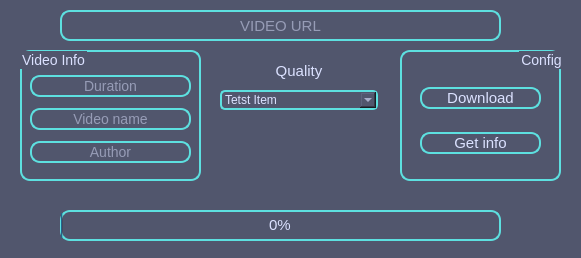
<?xml version="1.0" encoding="UTF-8"?>
<ui version="4.0">
 <class>MainWindow</class>
 <widget class="QMainWindow" name="MainWindow">
  <property name="geometry">
   <rect>
    <x>0</x>
    <y>0</y>
    <width>581</width>
    <height>258</height>
   </rect>
  </property>
  <property name="minimumSize">
   <size>
    <width>581</width>
    <height>258</height>
   </size>
  </property>
  <property name="maximumSize">
   <size>
    <width>581</width>
    <height>258</height>
   </size>
  </property>
  <property name="cursor">
   <cursorShape>ArrowCursor</cursorShape>
  </property>
  <property name="windowTitle">
   <string>YoutubeDownloader</string>
  </property>
  <property name="windowIcon">
   <iconset>
    <normaloff>C:/Users/Singula/Downloads/youtube.svg</normaloff>C:/Users/Singula/Downloads/youtube.svg</iconset>
  </property>
  <property name="styleSheet">
   <string notr="true">QMainWindow {
	background-color: rgb(93, 224, 224);
}

QWidget {
	font: 8pt &quot;JetBrains Mono&quot;;	
	background-color: rgb(81, 86, 109);
	color: rgb(219, 225, 255);
}

#infiInner {
	width: 100px;
}

QLabel {
	font-size: 15px;
}

QComboBox {
	border: 2px solid rgb(93, 224, 224);
	border-radius: 5px;
}

QLineEdit {
	font-size: 14px;
	border: 2px solid rgb(93, 224, 224);
	border-radius: 10px;
}

#videoInfo {
	font-size: 14px;
	border: 2px solid rgb(93, 224, 224);
	border-radius: 10px;
}

#config {
	font-size: 14px;
	border: 2px solid rgb(93, 224, 224);
	border-radius: 10px;	
}

#videoUrl {
	font-size: 15px;
	border: 2px solid rgb(93, 224, 224);
	border-radius: 10px;
}

#configBtn_2 {
	font-size: 15px;
	border: 2px solid rgb(93, 224, 224);
	border-radius: 10px;
}

#configBtn_3 {
	font-size: 15px;
	border: 2px solid rgb(93, 224, 224);
	border-radius: 10px;
}

#configBtn_4 {
	font-size: 15px;
	border: 2px solid rgb(93, 224, 224);
	border-radius: 10px;
}

#progressBar {
	text-align: center;
	font-size: 15px;
	width: 100%;
	border: 2px solid rgb(93, 224, 224);
	border-radius: 10px;
}
</string>
  </property>
  <property name="iconSize">
   <size>
    <width>30</width>
    <height>30</height>
   </size>
  </property>
  <property name="animated">
   <bool>true</bool>
  </property>
  <property name="tabShape">
   <enum>QTabWidget::Rounded</enum>
  </property>
  <widget class="QWidget" name="centralwidget">
   <widget class="QLineEdit" name="videoUrl">
    <property name="geometry">
     <rect>
      <x>60</x>
      <y>10</y>
      <width>441</width>
      <height>31</height>
     </rect>
    </property>
    <property name="styleSheet">
     <string notr="true"/>
    </property>
    <property name="echoMode">
     <enum>QLineEdit::Normal</enum>
    </property>
    <property name="alignment">
     <set>Qt::AlignCenter</set>
    </property>
    <property name="placeholderText">
     <string>VIDEO URL</string>
    </property>
    <property name="clearButtonEnabled">
     <bool>false</bool>
    </property>
   </widget>
   <widget class="QGroupBox" name="videoInfo">
    <property name="geometry">
     <rect>
      <x>20</x>
      <y>50</y>
      <width>181</width>
      <height>131</height>
     </rect>
    </property>
    <property name="title">
     <string>Video Info</string>
    </property>
    <widget class="QWidget" name="verticalLayoutWidget">
     <property name="geometry">
      <rect>
       <x>10</x>
       <y>20</y>
       <width>161</width>
       <height>101</height>
      </rect>
     </property>
     <layout class="QVBoxLayout" name="infiInner">
      <item>
       <widget class="QLineEdit" name="lineEdit_4">
        <property name="alignment">
         <set>Qt::AlignCenter</set>
        </property>
        <property name="readOnly">
         <bool>true</bool>
        </property>
        <property name="placeholderText">
         <string>Duration</string>
        </property>
       </widget>
      </item>
      <item>
       <widget class="QLineEdit" name="lineEdit_2">
        <property name="alignment">
         <set>Qt::AlignCenter</set>
        </property>
        <property name="readOnly">
         <bool>true</bool>
        </property>
        <property name="placeholderText">
         <string>Video name</string>
        </property>
       </widget>
      </item>
      <item>
       <widget class="QLineEdit" name="lineEdit_3">
        <property name="alignment">
         <set>Qt::AlignCenter</set>
        </property>
        <property name="readOnly">
         <bool>true</bool>
        </property>
        <property name="placeholderText">
         <string>Author</string>
        </property>
       </widget>
      </item>
     </layout>
    </widget>
   </widget>
   <widget class="QGroupBox" name="config">
    <property name="geometry">
     <rect>
      <x>400</x>
      <y>50</y>
      <width>161</width>
      <height>131</height>
     </rect>
    </property>
    <property name="title">
     <string>Config</string>
    </property>
    <property name="alignment">
     <set>Qt::AlignRight|Qt::AlignTrailing|Qt::AlignVCenter</set>
    </property>
    <widget class="QWidget" name="verticalLayoutWidget_2">
     <property name="geometry">
      <rect>
       <x>20</x>
       <y>20</y>
       <width>121</width>
       <height>101</height>
      </rect>
     </property>
     <layout class="QVBoxLayout" name="verticalLayout">
      <item>
       <widget class="QPushButton" name="configBtn_4">
        <property name="cursor">
         <cursorShape>PointingHandCursor</cursorShape>
        </property>
        <property name="text">
         <string>Download</string>
        </property>
       </widget>
      </item>
      <item>
       <widget class="QPushButton" name="configBtn_2">
        <property name="cursor">
         <cursorShape>PointingHandCursor</cursorShape>
        </property>
        <property name="text">
         <string>Get info</string>
        </property>
        <property name="checkable">
         <bool>false</bool>
        </property>
        <property name="default">
         <bool>false</bool>
        </property>
       </widget>
      </item>
     </layout>
    </widget>
   </widget>
   <widget class="QProgressBar" name="progressBar">
    <property name="geometry">
     <rect>
      <x>60</x>
      <y>210</y>
      <width>441</width>
      <height>31</height>
     </rect>
    </property>
    <property name="cursor">
     <cursorShape>WaitCursor</cursorShape>
    </property>
    <property name="value">
     <number>0</number>
    </property>
   </widget>
   <widget class="QLabel" name="label">
    <property name="geometry">
     <rect>
      <x>220</x>
      <y>60</y>
      <width>158</width>
      <height>21</height>
     </rect>
    </property>
    <property name="text">
     <string>Quality</string>
    </property>
    <property name="alignment">
     <set>Qt::AlignCenter</set>
    </property>
   </widget>
   <widget class="QComboBox" name="comboBox">
    <property name="geometry">
     <rect>
      <x>220</x>
      <y>90</y>
      <width>158</width>
      <height>20</height>
     </rect>
    </property>
    <item>
     <property name="text">
      <string>Tetst Item</string>
     </property>
    </item>
   </widget>
  </widget>
 </widget>
 <resources/>
 <connections/>
</ui>
